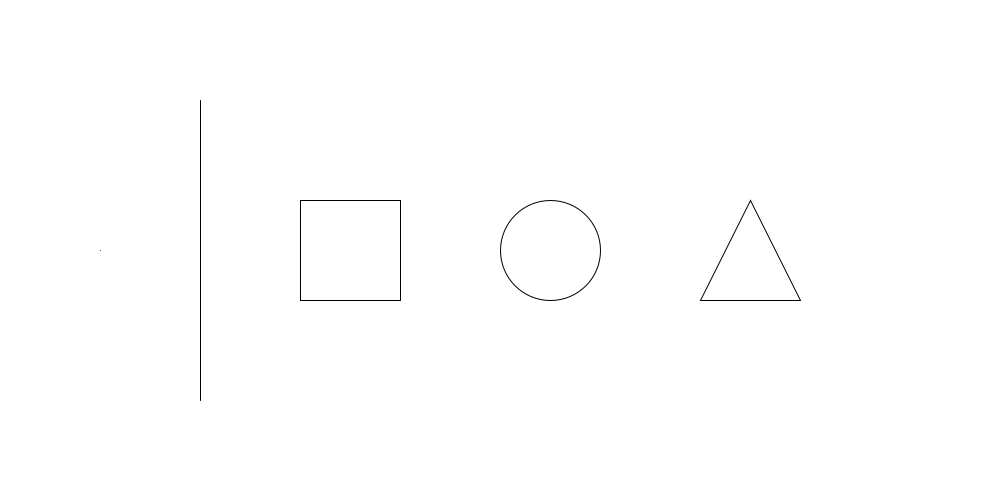
Frame 1 (no input)
Frame 60 (the mouse pressed at the canvas centre just before this capture): identical to frame 1, image omitted
Frame 120 (the mouse held since frame 60 and released just before this capture): identical to frame 1, image omitted

The Processing sketch that drew this single still picture (run headless with seeded random() and noise(); from frame 60 on, the mouse is pressed at the canvas centre):

// Processing sketch: B_BasicShapes
// ── B_BasicShapes.pde
// This program looks at drawing some shapes on screen


void setup() {

  size(1000, 500);        // Sets the size of the screen
  
}



void draw() {

  background(255);          // Remember to refresh the background at the start of each frame
  
  // Shapes have two important colour properties: Stroke and Fill.
  // Stroke is used to determine the colour of the outline of a shape
  // Fill is used to determine the colour contained within the bounds of a shape
  
  // The simplest thing that you can draw is a dot, or point
  
  point(100, height/2);     // A point takes two arguments, an x coordinate and a y coordinate.
                           // In this case we have used 'height/2' as the y coordinate. 
                           // 'height' is a pre-determined variable in processing, it takes it's value from the size() function on line 6
                           
  // After a point, we might also want to draw a line
  
  line(200, 100, 200, 400);    // Line has four arguments (x1, y1, x2, y2) where x1 is the x coordinate of the first point and y1 is the coordinate of the first point
                               // To change the colour of a line we need to change the stroke() colour
                               
  // The other two shapes built into Processing are Rectangles and Ellipses
  
  rect(300, 200, 100, 100);       // By default the four arguments for rect are (top left x coord, top left y coord, width, height)
  ellipse(550, 250, 100, 100);    // By default the four arguments for ellipse are (centre x coord, centre y coord, width, height)
  
  // point(), line(), rect(), and ellipse() are the only built in shapes in Processing.
  // If you want to make any other shapes then these are all classed as polygons.
  
  // A polygon is a shape that is made up of a number of points (vertices) joined together by straight lines
  // This is where the names for hexagon, pentagon and octagon come from.
  
  // To draw a polygon in processing we need to know the location of each vertex, so a triangle could be drawn with:
  

  beginShape();              // This function tells Processing that you are starting to draw a new polygon
    vertex(700, 300);        // This function draws a vertex, the arguments are (x coord, y coord)
    vertex(800, 300);
    vertex(750, 200);
  endShape(CLOSE);           // This funtion tells processing that you wish to finish off the polygon and draw a line between the last vertex and the first vertex
                             // Try removing 'CLOSE' from the brackets of endShape to see what happens
                             
  // To draw more complicated polygons you'll need to read up on your Trigonometry!
  
}
